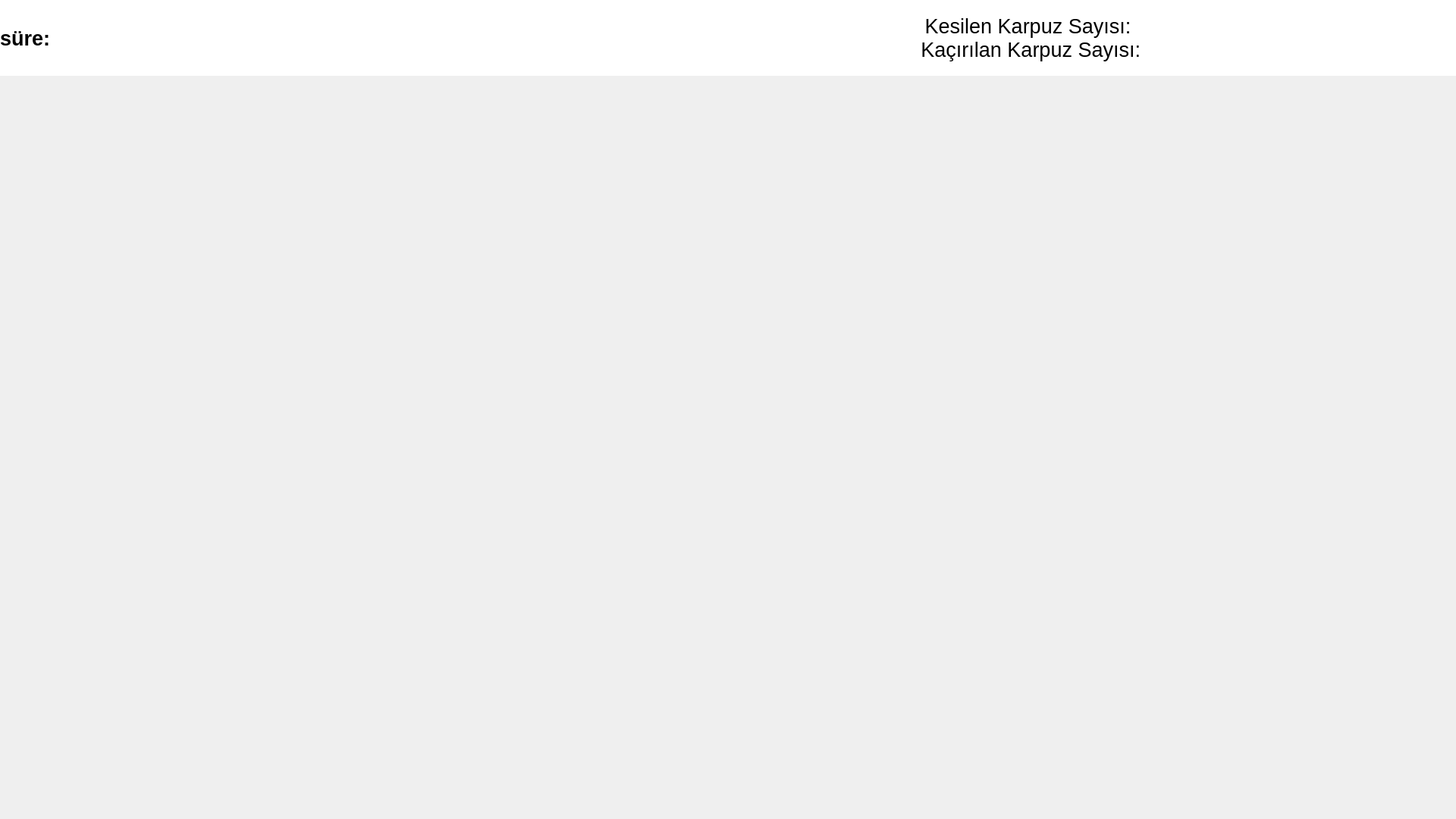
<?xml version="1.0" encoding="UTF-8"?>
<ui version="4.0">
 <class>MainWindow</class>
 <widget class="QMainWindow" name="MainWindow">
  <property name="geometry">
   <rect>
    <x>0</x>
    <y>0</y>
    <width>1920</width>
    <height>1080</height>
   </rect>
  </property>
  <property name="windowTitle">
   <string>MainWindow</string>
  </property>
  <property name="styleSheet">
   <string notr="true"/>
  </property>
  <widget class="QWidget" name="centralwidget">
   <property name="styleSheet">
    <string notr="true">#centralwidget{
background-image: url(:/back/back (1).jpg);
}</string>
   </property>
   <widget class="QLabel" name="label">
    <property name="geometry">
     <rect>
      <x>0</x>
      <y>0</y>
      <width>791</width>
      <height>100</height>
     </rect>
    </property>
    <property name="font">
     <font>
      <pointsize>20</pointsize>
      <bold>true</bold>
     </font>
    </property>
    <property name="styleSheet">
     <string notr="true">background-color: rgb(255, 255, 255);</string>
    </property>
    <property name="text">
     <string>süre:</string>
    </property>
   </widget>
   <widget class="QLabel" name="lbl">
    <property name="enabled">
     <bool>true</bool>
    </property>
    <property name="geometry">
     <rect>
      <x>790</x>
      <y>0</y>
      <width>1131</width>
      <height>100</height>
     </rect>
    </property>
    <property name="sizePolicy">
     <sizepolicy hsizetype="Preferred" vsizetype="Preferred">
      <horstretch>0</horstretch>
      <verstretch>0</verstretch>
     </sizepolicy>
    </property>
    <property name="font">
     <font>
      <pointsize>20</pointsize>
      <bold>true</bold>
     </font>
    </property>
    <property name="mouseTracking">
     <bool>true</bool>
    </property>
    <property name="autoFillBackground">
     <bool>false</bool>
    </property>
    <property name="styleSheet">
     <string notr="true">background-color: rgb(255, 255, 255);</string>
    </property>
    <property name="frameShape">
     <enum>QFrame::NoFrame</enum>
    </property>
    <property name="frameShadow">
     <enum>QFrame::Sunken</enum>
    </property>
    <property name="lineWidth">
     <number>1</number>
    </property>
    <property name="text">
     <string>&lt;!DOCTYPE HTML PUBLIC &quot;-//W3C//DTD HTML 4.0//EN&quot; &quot;http://www.w3.org/TR/REC-html40/strict.dtd&quot;&gt;
&lt;html&gt;&lt;head&gt;&lt;meta name=&quot;qrichtext&quot; content=&quot;1&quot; /&gt;&lt;meta charset=&quot;utf-8&quot; /&gt;&lt;style type=&quot;text/css&quot;&gt;
p, li { white-space: pre-wrap; }
hr { height: 1px; border-width: 0; }
li.unchecked::marker { content: &quot;\2610&quot;; }
li.checked::marker { content: &quot;\2612&quot;; }
&lt;/style&gt;&lt;/head&gt;&lt;body style=&quot; font-family:'Segoe UI'; font-size:9pt; font-weight:400; font-style:normal;&quot;&gt;
&lt;p align=&quot;center&quot; style=&quot; margin-top:0px; margin-bottom:0px; margin-left:0px; margin-right:0px; -qt-block-indent:0; text-indent:0px;&quot;&gt;&lt;span style=&quot; font-size:20pt;&quot;&gt;Kesilen Karpuz Sayısı:&lt;/span&gt;&lt;/p&gt;
&lt;p align=&quot;center&quot; style=&quot; margin-top:0px; margin-bottom:0px; margin-left:0px; margin-right:0px; -qt-block-indent:0; text-indent:0px;&quot;&gt;&lt;span style=&quot; font-size:20pt;&quot;&gt; Kaçırılan Karpuz Sayısı:&lt;/span&gt;&lt;/p&gt;&lt;/body&gt;&lt;/html&gt;</string>
    </property>
    <property name="alignment">
     <set>Qt::AlignCenter</set>
    </property>
   </widget>
  </widget>
 </widget>
 <resources/>
 <connections/>
</ui>
